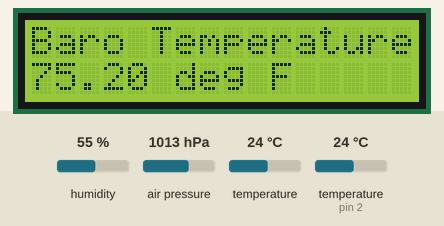
This sketch was run on a simulated Arduino Uno, built with avr-gcc and run on an emulated ATmega328P. Shown: 16×2 character LCD. The test bench sets the inputs (shaded band); at power-on: humidity 55 %, air pressure 1013 hPa, temperature 24 °C, temperature (sensor on pin 2) 24 °C. What the sketch prints to the serial monitor is not drawn.

Above: at 6.2 s.
6.3 s: humidity set to 22 %
At 15.3 s:
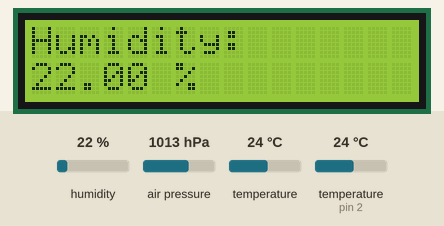
20.3 s: air pressure set to 952 hPa
At 27.6 s:
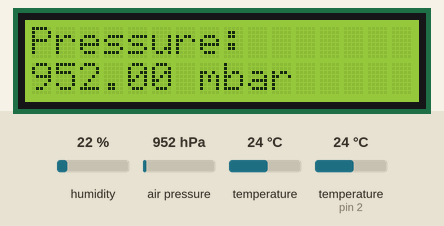
30.8 s: temperature (sensor 0) set to 12 °C
At 42.1 s:
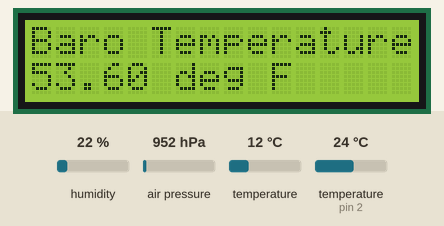
44.8 s: temperature (sensor on pin 2) set to 12 °C
At 54.0 s:
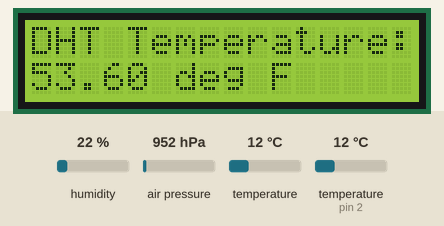
58.1 s: humidity set to 40 %
At 69.5 s:
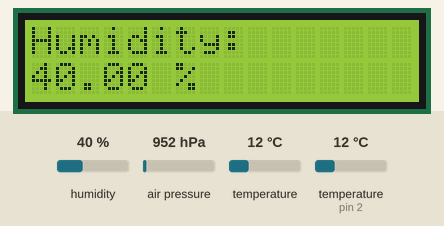
72.1 s: air pressure set to 975 hPa
At 85.1 s:
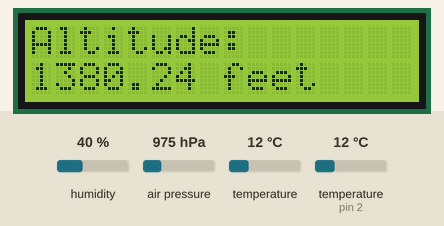
Timing chart, 0 to 86.3 s (numbered marks = the images above; inputs shaded):
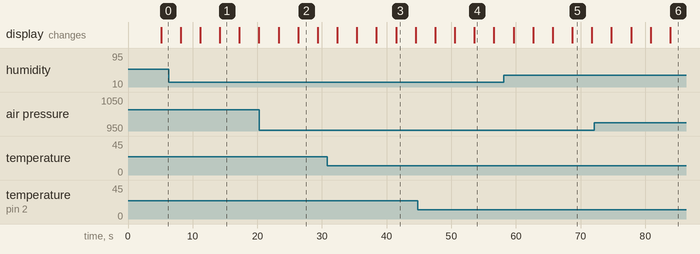

The sketch:

weather.ino
```cpp
#include <Wire.h>
#include <LCD.h>
#include <LiquidCrystal_I2C.h>
#include "DHT.h"
#include <Adafruit_Sensor.h>
#include <Adafruit_BMP280.h>

Adafruit_BMP280 bme;

#define ALTITUDE 1025.1  // update daily at weather.unisys.com/forecast.php?Name=43606
 #define I2C_ADDR 0x3F // <<- Add your address here.
#define Rs_pin 0
#define Rw_pin 1
#define En_pin 2
#define BACKLIGHT_PIN 3
#define D4_pin 4
#define D5_pin 5
#define D6_pin 6
#define D7_pin 7

#define DHTPIN 2     // what digital pin we're connected to

// Uncomment whatever type you're using!
//#define DHTTYPE DHT11   // DHT 11
#define DHTTYPE DHT22   // DHT 22  (AM2302), AM2321
DHT dht(DHTPIN, DHTTYPE);
LiquidCrystal_I2C lcd(I2C_ADDR,En_pin,Rw_pin,Rs_pin,D4_pin,D5_pin,D6_pin,D7_pin);
float t1,t2;


void setup()
{
  Serial.begin(9600);
  lcd.begin (16,2); // <<-- our LCD is a 20x4, change for your LCD if needed
  // LCD Backlight ON
  lcd.setBacklightPin(BACKLIGHT_PIN,POSITIVE);
  lcd.setBacklight(HIGH);

  lcd.home (); // go home on LCD
  lcd.print("Weather Station");
  delay(5000);
  dht.begin();
  bme.begin();
}

void loop()
{
  float temperature, pressure, alt;
  if (bme.begin())
  {
    Serial.print("1");

    temperature = bme.readTemperature();
    temperature = (temperature * 1.8) + 32;  // convert to F
    t1 = temperature;
    lcd.clear();
    lcd.setCursor(0,0);
    lcd.print("Baro Temperature: ");
    lcd.setCursor(0,1);
    lcd.print(temperature);
    lcd.print(" deg F");
    delay(3000);

    pressure = bme.readPressure();
    pressure = pressure / 100;  // convert Pa to mbar
    lcd.clear();
    lcd.setCursor(0,0);
    lcd.print("Pressure: ");
    lcd.setCursor(0,1);
    lcd.print(pressure);
    lcd.print(" mbar");
    delay(3000);

    alt = bme.readAltitude(ALTITUDE);
    alt = alt * 3.2808;
    lcd.clear();
    lcd.setCursor(0,0);
    lcd.print("Altitude: ");
    lcd.setCursor(0,1);
    lcd.print(alt);
    lcd.print(" feet");
    delay(3000);
  }

  float h = dht.readHumidity();
  // Read temperature as Celsius (the default)
  float t = dht.readTemperature();
  t = (t * 1.8) + 32;  // convert to F
  t2=t;
  lcd.clear();
  lcd.setCursor (0,0); // go to start of 2nd line
  lcd.print("Humidity: ");
  lcd.setCursor(0,1);
  lcd.print(h);
  lcd.print(" %");
  delay(3000);

  lcd.clear();
  lcd.setCursor (0,0); // go to start of 2nd line
  lcd.print("DHT Temperature: ");
  lcd.setCursor(0,1);
  lcd.print(t);
  lcd.print(" deg F");
  delay(3000);

  lcd.clear();
  lcd.setCursor (0,0); // go to start of 2nd line
  lcd.print("Mean Temperature: ");
  lcd.setCursor(0,1);
  lcd.print((t1+t2)/2);
  lcd.print(" deg F");
  delay(3000);
}
```

Measured:
- what the display in image 1 shows lasts 3.0 s, from 14.2 s to 17.2 s
